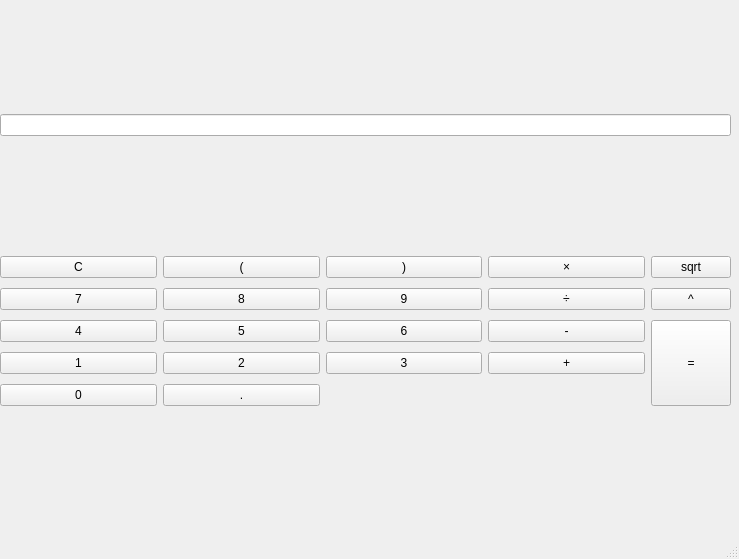
<?xml version="1.0" encoding="UTF-8"?>
<ui version="4.0">
 <class>MainWindow</class>
 <widget class="QMainWindow" name="MainWindow">
  <property name="geometry">
   <rect>
    <x>0</x>
    <y>0</y>
    <width>739</width>
    <height>559</height>
   </rect>
  </property>
  <property name="windowTitle">
   <string>MainWindow</string>
  </property>
  <widget class="QWidget" name="CentralWidget">
   <widget class="QWidget" name="verticalLayoutWidget">
    <property name="geometry">
     <rect>
      <x>0</x>
      <y>0</y>
      <width>731</width>
      <height>521</height>
     </rect>
    </property>
    <layout class="QVBoxLayout" name="verticalLayout">
     <item>
      <widget class="QLineEdit" name="MainDisplay">
       <property name="text">
        <string/>
       </property>
       <property name="maxLength">
        <number>256</number>
       </property>
       <property name="cursorPosition">
        <number>0</number>
       </property>
       <property name="alignment">
        <set>Qt::AlignmentFlag::AlignRight|Qt::AlignmentFlag::AlignTrailing|Qt::AlignmentFlag::AlignVCenter</set>
       </property>
       <property name="readOnly">
        <bool>true</bool>
       </property>
      </widget>
     </item>
     <item>
      <layout class="QGridLayout" name="Keyboard">
       <property name="verticalSpacing">
        <number>10</number>
       </property>
       <item row="2" column="0">
        <widget class="QPushButton" name="ButtonNumber4">
         <property name="text">
          <string>4</string>
         </property>
        </widget>
       </item>
       <item row="1" column="3">
        <widget class="QPushButton" name="ButtonDivide">
         <property name="text">
          <string>÷</string>
         </property>
        </widget>
       </item>
       <item row="3" column="0">
        <widget class="QPushButton" name="ButtonNumber1">
         <property name="text">
          <string>1</string>
         </property>
        </widget>
       </item>
       <item row="1" column="0">
        <widget class="QPushButton" name="ButtonNumber7">
         <property name="text">
          <string>7</string>
         </property>
        </widget>
       </item>
       <item row="0" column="1">
        <widget class="QPushButton" name="ButtonLeftParenthesis">
         <property name="text">
          <string>(</string>
         </property>
        </widget>
       </item>
       <item row="3" column="3">
        <widget class="QPushButton" name="ButtonAdd">
         <property name="text">
          <string>+</string>
         </property>
        </widget>
       </item>
       <item row="0" column="3">
        <widget class="QPushButton" name="ButtonMultiply">
         <property name="text">
          <string>×</string>
         </property>
        </widget>
       </item>
       <item row="0" column="0">
        <widget class="QPushButton" name="ButtonClearInput">
         <property name="text">
          <string>C</string>
         </property>
        </widget>
       </item>
       <item row="2" column="1">
        <widget class="QPushButton" name="ButtonNumber5">
         <property name="text">
          <string>5</string>
         </property>
        </widget>
       </item>
       <item row="0" column="4">
        <widget class="QPushButton" name="ButtonSqrt">
         <property name="text">
          <string>sqrt</string>
         </property>
        </widget>
       </item>
       <item row="2" column="2">
        <widget class="QPushButton" name="ButtonNumber6">
         <property name="text">
          <string>6</string>
         </property>
        </widget>
       </item>
       <item row="0" column="2">
        <widget class="QPushButton" name="ButtonRightParenthesis">
         <property name="text">
          <string>)</string>
         </property>
        </widget>
       </item>
       <item row="1" column="1">
        <widget class="QPushButton" name="ButtonNumber8">
         <property name="text">
          <string>8</string>
         </property>
        </widget>
       </item>
       <item row="3" column="2">
        <widget class="QPushButton" name="ButtonNumber3">
         <property name="text">
          <string>3</string>
         </property>
        </widget>
       </item>
       <item row="4" column="1">
        <widget class="QPushButton" name="ButtonFloatPoint">
         <property name="text">
          <string>.</string>
         </property>
        </widget>
       </item>
       <item row="2" column="3">
        <widget class="QPushButton" name="ButtonSubstract">
         <property name="text">
          <string>-</string>
         </property>
        </widget>
       </item>
       <item row="4" column="0">
        <widget class="QPushButton" name="ButtonNumber0">
         <property name="text">
          <string>0</string>
         </property>
        </widget>
       </item>
       <item row="2" column="4" rowspan="3">
        <widget class="QPushButton" name="ButtonProcess">
         <property name="enabled">
          <bool>true</bool>
         </property>
         <property name="sizePolicy">
          <sizepolicy hsizetype="Maximum" vsizetype="Expanding">
           <horstretch>0</horstretch>
           <verstretch>0</verstretch>
          </sizepolicy>
         </property>
         <property name="text">
          <string>=</string>
         </property>
        </widget>
       </item>
       <item row="3" column="1">
        <widget class="QPushButton" name="ButtonNumber2">
         <property name="text">
          <string>2</string>
         </property>
        </widget>
       </item>
       <item row="1" column="4">
        <widget class="QPushButton" name="ButtonPower">
         <property name="text">
          <string>^</string>
         </property>
        </widget>
       </item>
       <item row="1" column="2">
        <widget class="QPushButton" name="ButtonNumber9">
         <property name="enabled">
          <bool>true</bool>
         </property>
         <property name="sizePolicy">
          <sizepolicy hsizetype="Minimum" vsizetype="Minimum">
           <horstretch>0</horstretch>
           <verstretch>0</verstretch>
          </sizepolicy>
         </property>
         <property name="text">
          <string>9</string>
         </property>
        </widget>
       </item>
      </layout>
     </item>
    </layout>
   </widget>
  </widget>
  <widget class="QMenuBar" name="menubar">
   <property name="geometry">
    <rect>
     <x>0</x>
     <y>0</y>
     <width>739</width>
     <height>24</height>
    </rect>
   </property>
  </widget>
  <widget class="QStatusBar" name="statusbar"/>
 </widget>
 <resources/>
 <connections/>
</ui>
